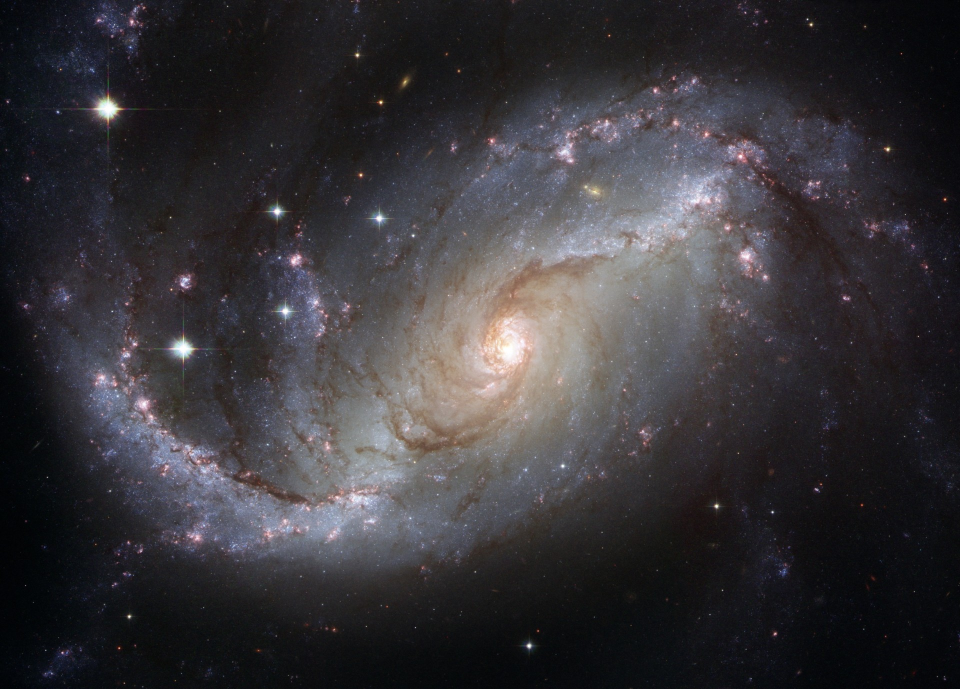
#> input picture Photos/space_image.jpg, 1920 x 1378 px, found by its file name (shown at 1/2 size)
$ python week4_challenge.py
#> lines starting #> are read from the running program, lines starting #| are printed output that depends on the picture; after the words box and inside, x2 and y2 are one past the last pixel; in counts of white or black regions, pixels touching at a corner belong together
import cv2
import numpy as np

# open image and scale to reasonable size for viewing
img = cv2.imread("..\Photos\space_image.jpg")
#> img is the input picture: shape (1378, 1920, 3); mean B, G, R 56.6, 52.8, 55.3
img = cv2.resize(img, (int(img.shape[1]*0.5), int(img.shape[0]*0.5)))
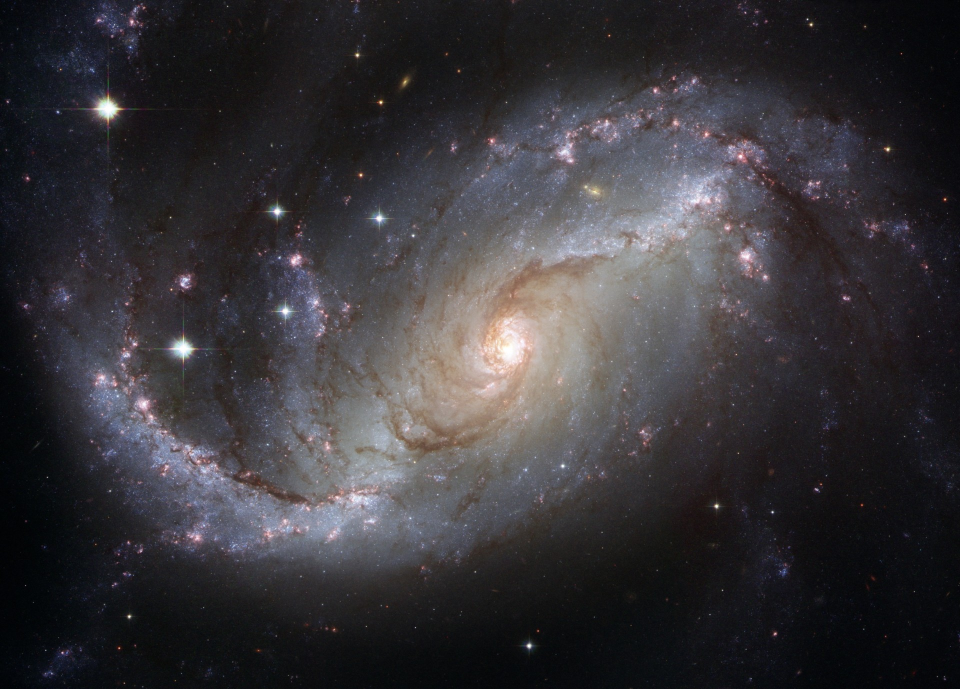
#> img: shape (689, 960, 3); mean B, G, R 56.7, 52.9, 55.4
cv2.imshow("Original image", img)

# rescale to half size
width = int(img.shape[1] * 0.5)
#> width = 480
height = int(img.shape[0] * 0.5)
#> height = 344
new_dim = (width, height)
#> new_dim = (480, 344)

img_rescaled = cv2.resize(img, new_dim)
cv2.imshow("Image scaled to half size", img_rescaled)


# draw rectangle at centre of image
img_drawn = np.copy(img)
bottom_corner = (int(img_drawn.shape[1] * 0.5 - 200), int(img_drawn.shape[0] * 0.5 - 150))
#> bottom_corner = (280, 194)
top_corner = (int(img_drawn.shape[1] * 0.5 + 200), int(img_drawn.shape[0] * 0.5 + 150))
#> top_corner = (680, 494)

cv2.rectangle(img_drawn, bottom_corner, top_corner, (255, 255, 255), thickness=cv2.BORDER_DEFAULT)
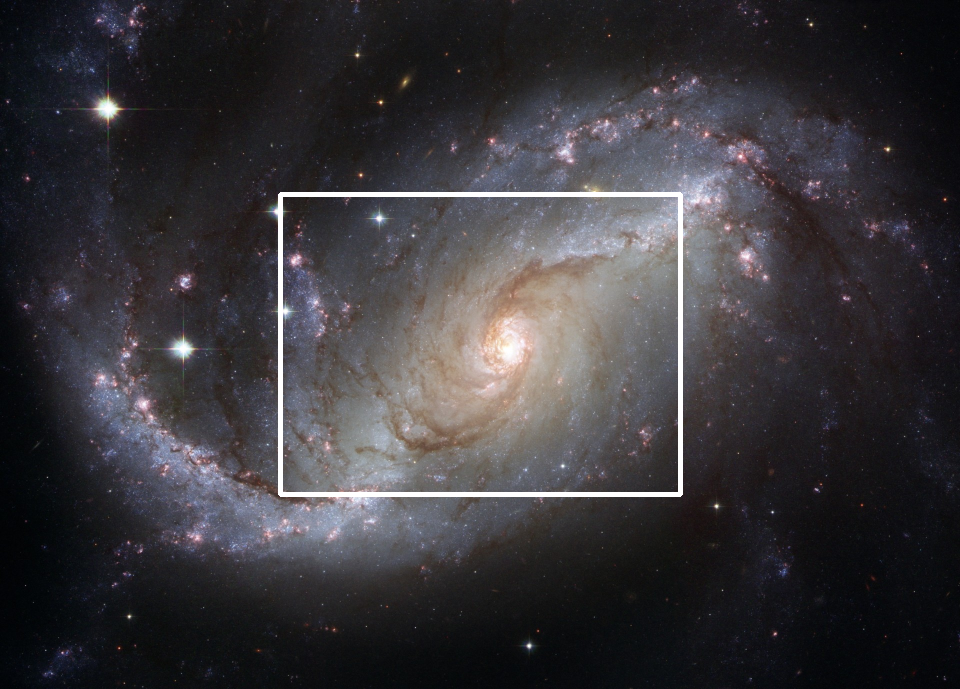
#> img_drawn: shape (689, 960, 3); 1.06% of pixels changed, all inside (x1, y1, x2, y2) = (278, 192, 683, 497)
cv2.imshow("Image with rectangle drawn at centre", img_drawn)


# pass through blur, greyscale and canny
img_processed = cv2.cvtColor(img, cv2.COLOR_BGR2GRAY)
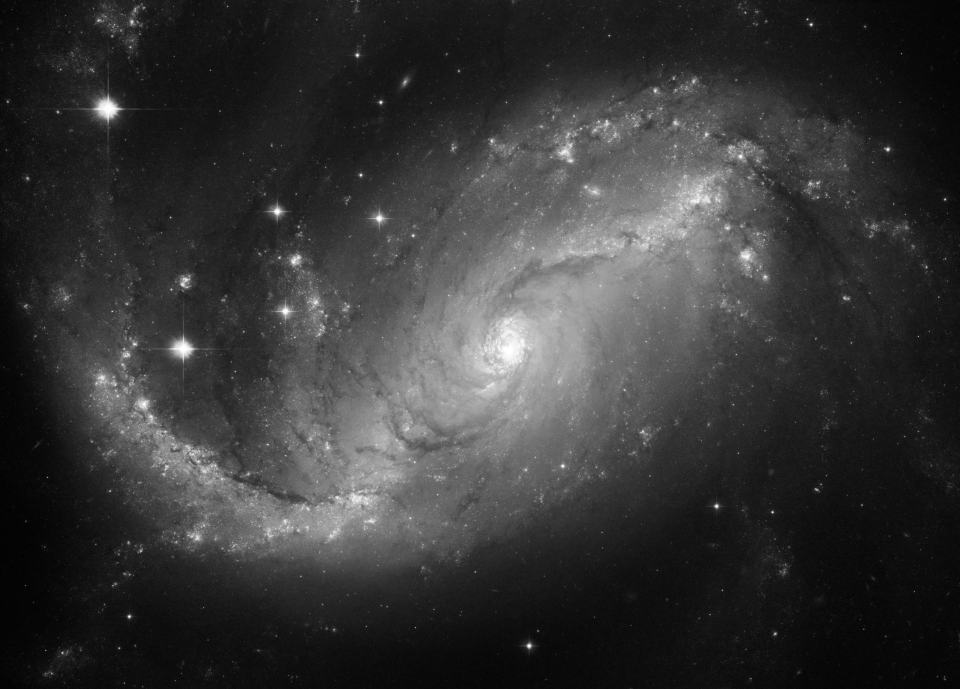
#> img_processed: shape (689, 960); min 1, max 255, mean 54.1
img_processed = cv2.GaussianBlur(img_processed, (9,9), cv2.BORDER_DEFAULT)
# probably not the best image choice for this....
img_processed = cv2.Canny(img_processed, 10, 20)
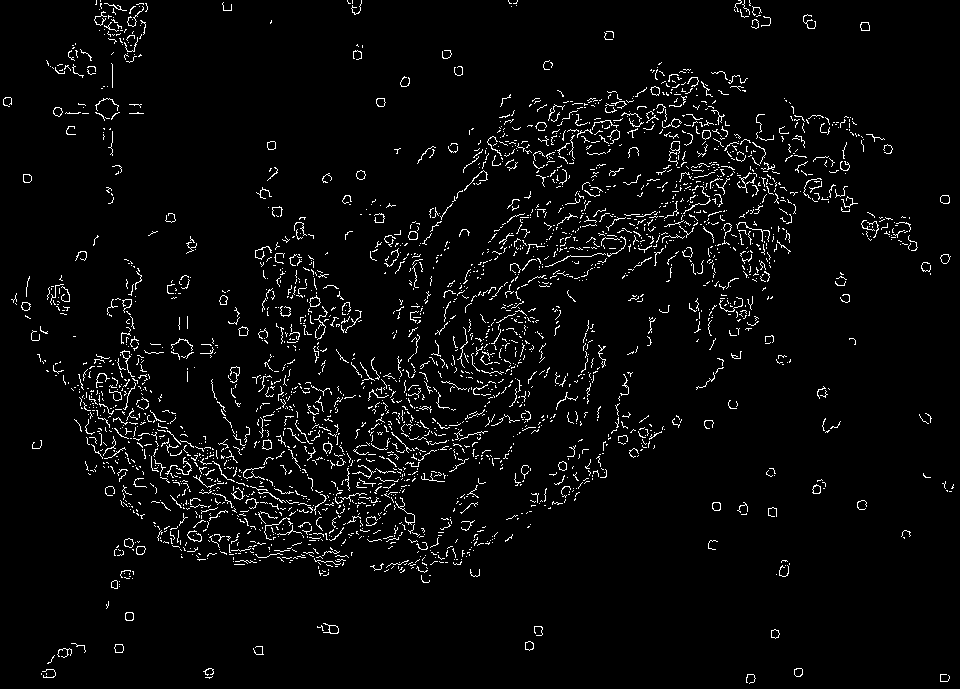
#> img_processed: shape (689, 960); 3.7% white in thin lines or dots
cv2.imshow("Image after passing through greyscale, blur and canny", img_processed)


# rotate by 45 degrees
rotMat = cv2.getRotationMatrix2D((img.shape[1]//2, img.shape[0]//2), 45, scale=1.0)

img_rotated = cv2.warpAffine(img, rotMat, (img.shape[1], img.shape[0]))
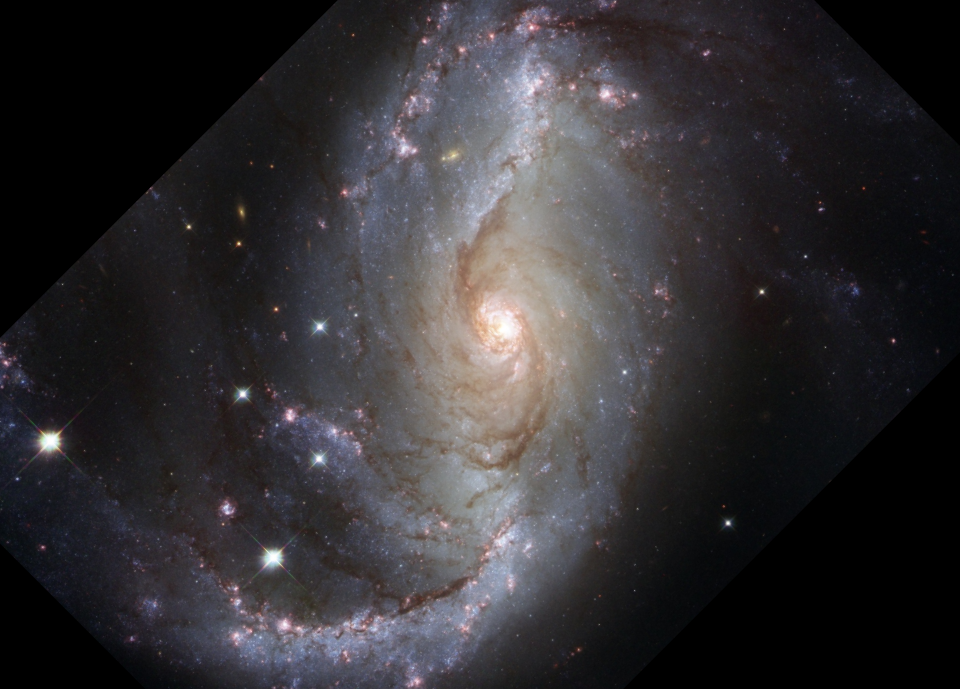
#> img_rotated: shape (689, 960, 3); mean B, G, R 51.2, 48.3, 50.8
cv2.imshow("Image rotated 45 degrees", img_rotated)

cv2.waitKey(0)

$ run again, with Photos/lane_img.jpg copied over Photos/space_image.jpg
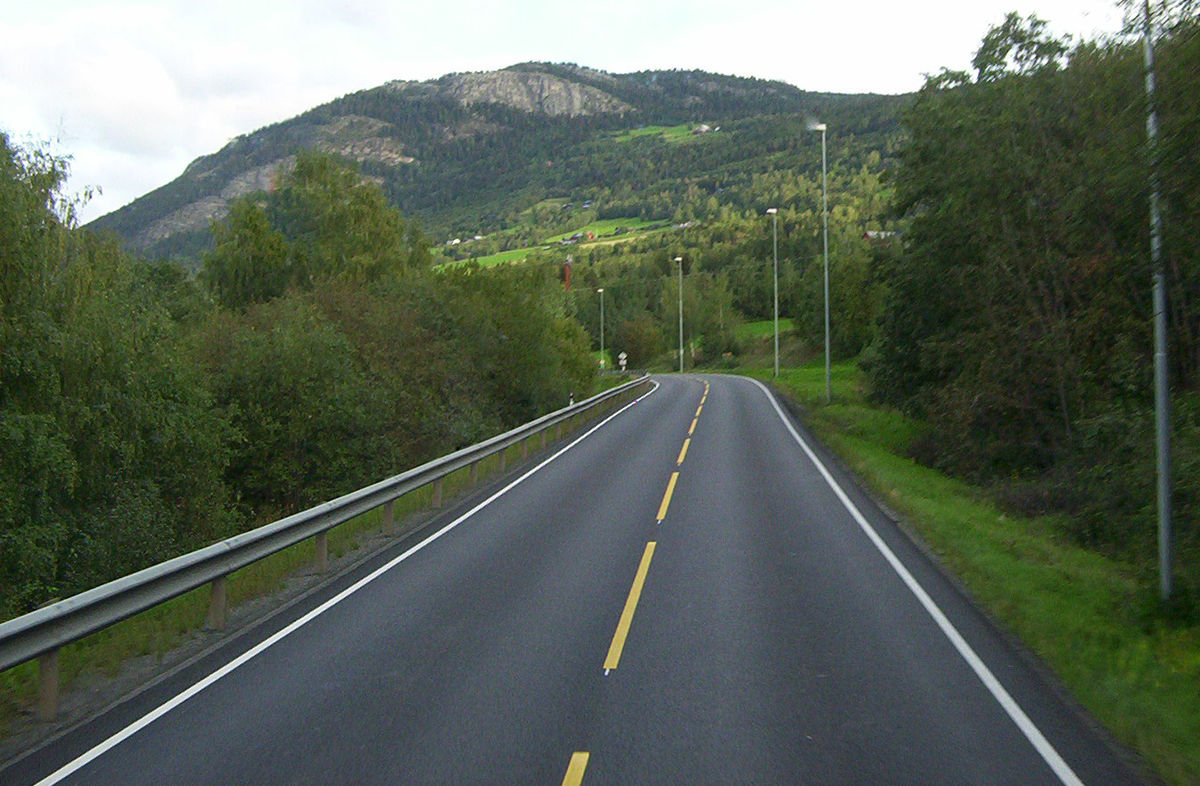
#> input picture Photos/lane_img.jpg, 1200 x 786 px, found by its file name
#> img is the input picture: shape (786, 1200, 3); mean B, G, R 87, 99.6, 89.3
#> img: shape (393, 600, 3)
#> img_drawn: shape (393, 600, 3); mean B, G, R 91.9, 104.2, 94.3
#> `img_processed = cv2.Canny(img_processed, 10, 20)`:
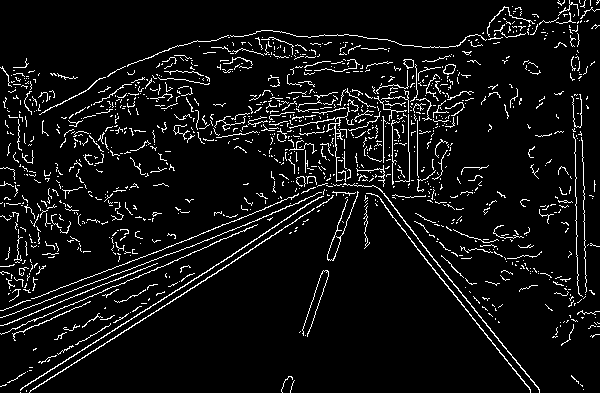
#> img_processed: shape (393, 600); 6.6% white in thin lines or dots
#> `img_rotated = cv2.warpAffine(img, rotMat, (img.shape[1], img.shape[0]))`:
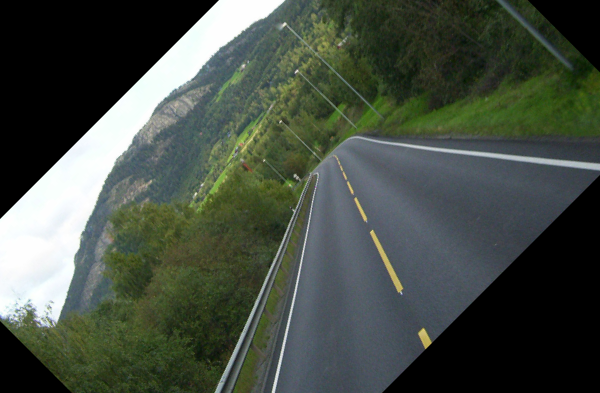
#> img_rotated: shape (393, 600, 3); mean B, G, R 68.4, 78.3, 70.1

$ run again, with Photos/pexels-jakub-novacek-924824.jpg copied over Photos/space_image.jpg
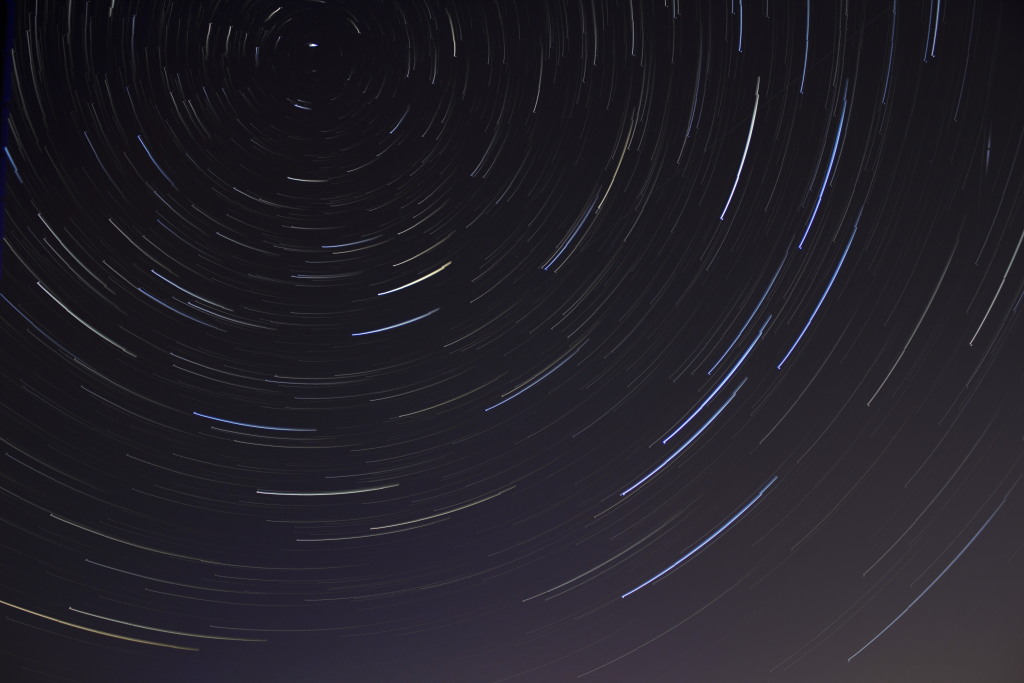
#> input picture Photos/pexels-jakub-novacek-924824.jpg, 6144 x 4096 px, found by its file name (shown at 1/6 size)
#> img is the input picture: shape (4096, 6144, 3); mean B, G, R 39.6, 31.6, 34.2
#> img: shape (2048, 3072, 3)
#> `img_processed = cv2.Canny(img_processed, 10, 20)`:
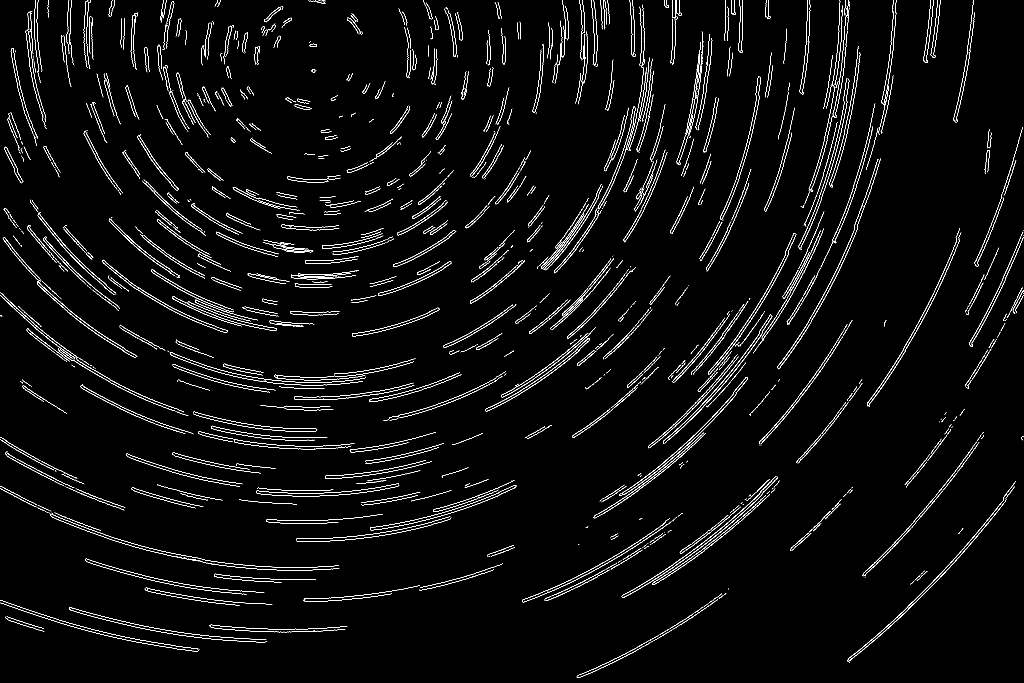
#> img_processed: shape (2048, 3072) (shown at 1/3 size); 2.2% white in thin lines or dots
#> `img_rotated = cv2.warpAffine(img, rotMat, (img.shape[1], img.shape[0]))`:
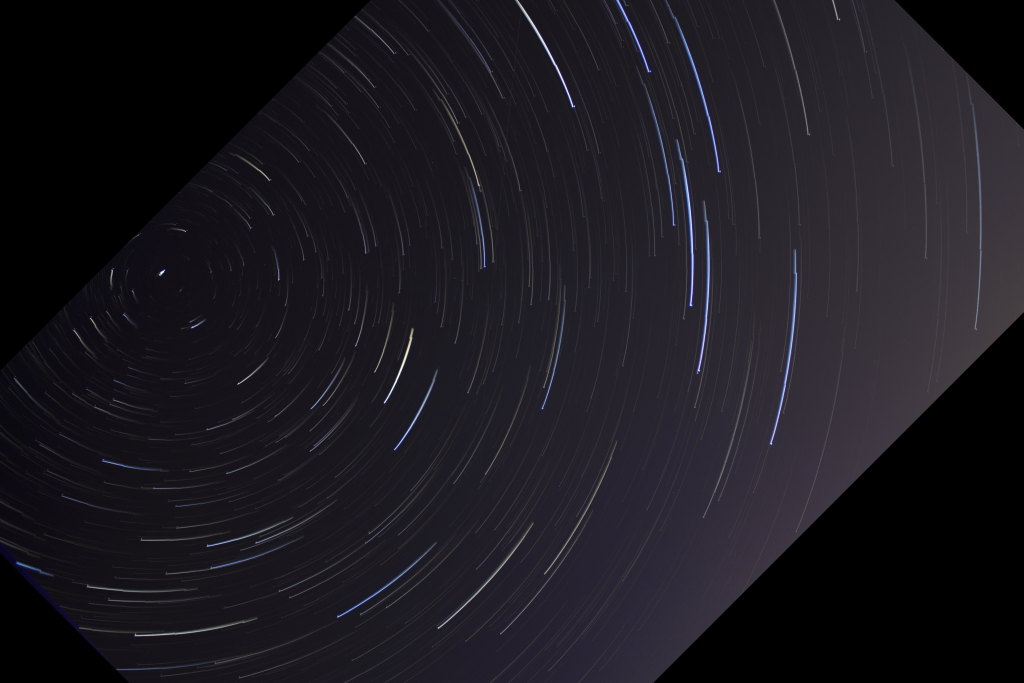
#> img_rotated: shape (2048, 3072, 3) (shown at 1/3 size); mean B, G, R 31.7, 25.4, 27.6
